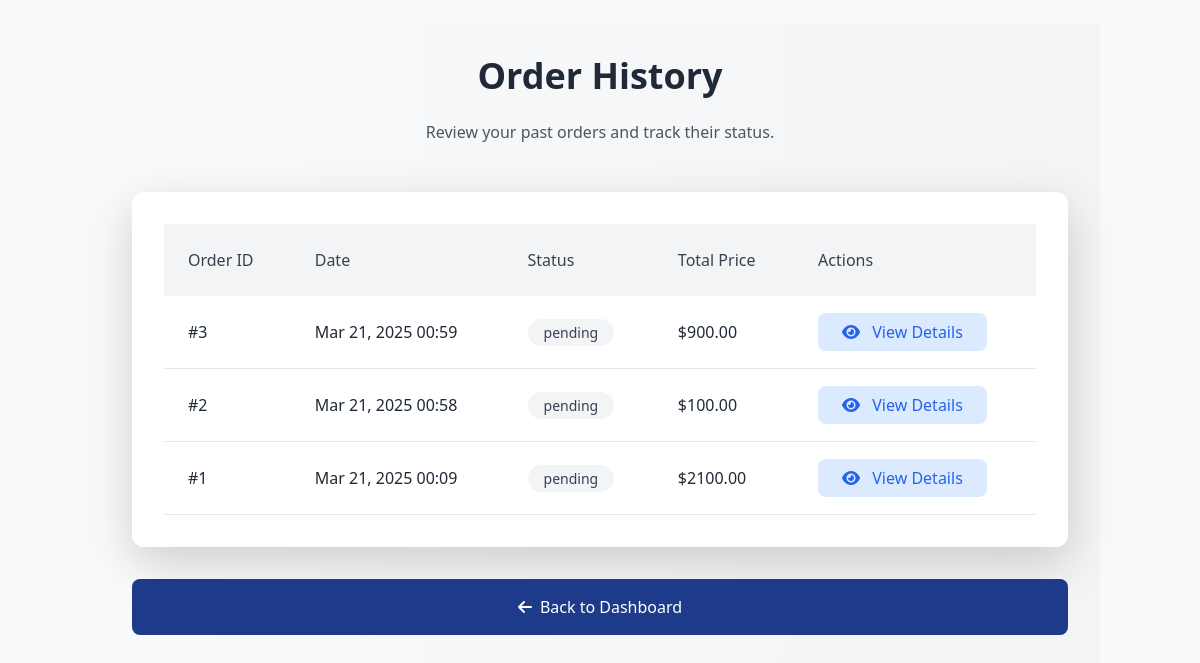
/orders/history/ (signed in), run on an earlier commit of the app's database.
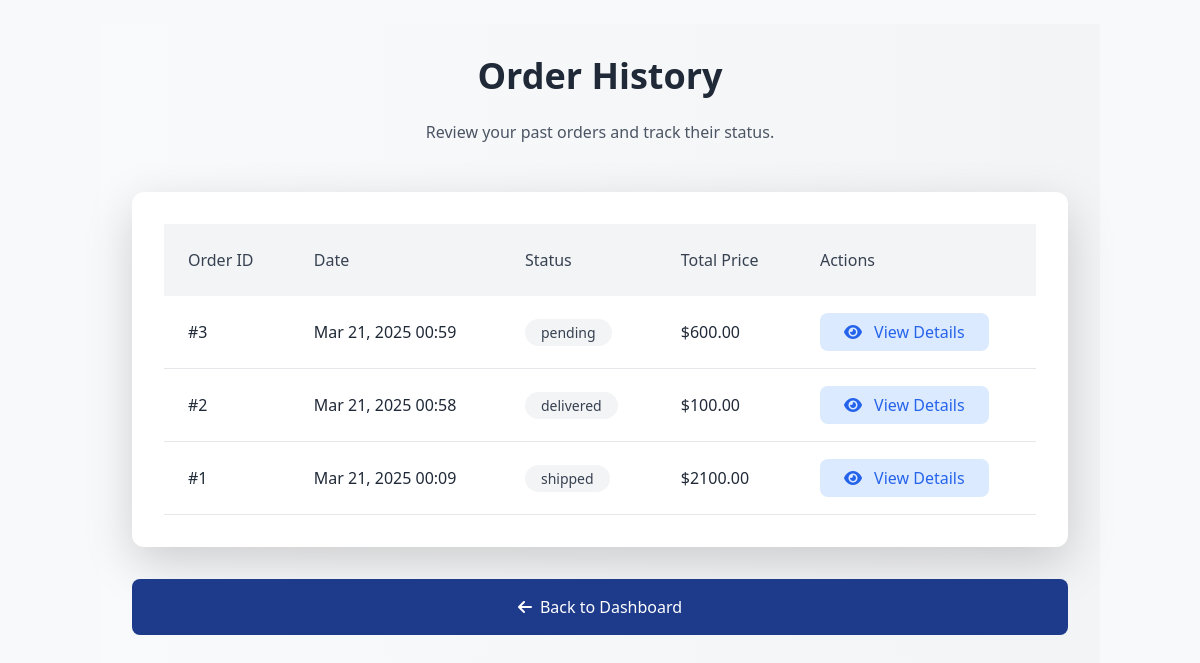
And on a later commit of the database.
### orders/models.py (models this page shows, shortened)
class Order(models.Model):
    customer = models.ForeignKey(Customer, on_delete=models.CASCADE, related_name='orders')
    outlet = models.ForeignKey(Shop, on_delete=models.CASCADE, related_name='orders')  # Link to the outlet (shop)
    created_at = models.DateTimeField(auto_now_add=True)
    status = models.CharField(max_length=50, choices=[
        ('pending', 'Pending'),
        ('processing', 'Processing'),
        ('shipped', 'Shipped'),
        ('delivered', 'Delivered'),
        ('cancelled', 'Cancelled'),
    ], default='pending')
    total_calories = models.PositiveIntegerField(default=0)  # Total calories in the order
    @property
    def total_price(self):
        return sum(item.product.price * item.quantity for item in self.items.all())

class OrderItem(models.Model):
    order = models.ForeignKey(Order, on_delete=models.CASCADE, related_name='items')
    product = models.ForeignKey('products.Product', on_delete=models.CASCADE)
    quantity = models.PositiveIntegerField(default=1)

### products/models.py (models this page shows, shortened)
class Product(models.Model):
    name = models.CharField(max_length=255)
    description = models.TextField()
    price = models.DecimalField(max_digits=10, decimal_places=2)
    image = models.ImageField(upload_to='product_images/', blank=True, null=True)
    calories_per_100g = models.PositiveIntegerField(help_text="Calories per 100g of the product")
    outlet = models.ForeignKey(Shop, on_delete=models.CASCADE, related_name='products')  # Link to the outlet (shop)
    stock = models.PositiveIntegerField(default=0)
    created_at = models.DateTimeField(auto_now_add=True)
    updated_at = models.DateTimeField(auto_now=True)
    category = models.ForeignKey(Category, on_delete=models.SET_NULL, null=True, blank=True)
    species = models.ManyToManyField(Species, blank=True)  # ✅ Allow multiple species

### orders/views.py (the view)
# urls.py: path('history/', views.order_history, name='order_history'),
@login_required
def order_history(request):
    orders = Order.objects.filter(customer=request.user.customer).order_by('-created_at')
    return render(request, 'orders/order_history.html', {'orders': orders})

### orders/templates/orders/order_history.html
{% extends 'base.html' %}
{% block content %}
<link href="https://cdn.jsdelivr.net/npm/tailwindcss@2.2.19/dist/tailwind.min.css" rel="stylesheet">
<link href="https://cdnjs.cloudflare.com/ajax/libs/font-awesome/6.0.0-beta3/css/all.min.css" rel="stylesheet">
<div class="min-h-screen bg-gradient-to-r from-gray-50 to-gray-100 p-8">
    <div class="max-w-7xl mx-auto">
        <div class="text-center mb-12">
            <h1 class="text-4xl font-bold text-gray-800 mb-4">Order History</h1>
            <p class="text-gray-600">Review your past orders and track their status.</p>
        </div>
        {% if orders.count == 0 %}
        <div class="bg-white p-8 rounded-xl shadow-lg text-center">
            <i class="fas fa-box-open text-6xl text-gray-300 mb-6"></i>
            <p class="text-gray-700 text-xl mb-6">You have no orders.</p>
            <a href="{% url 'customer_dashboard' %}" class="inline-block bg-blue-600 text-white px-8 py-3 rounded-lg hover:bg-blue-700 transition-all">
                <i class="fas fa-arrow-left mr-2"></i> Back to Dashboard
            </a>
        </div>
        {% else %}
        <div class="bg-white p-8 rounded-xl shadow-lg">
            <div class="overflow-x-auto">
                <table class="w-full text-left">
                    <thead class="bg-gray-100">
                        <tr>
                            <th class="px-6 py-4 text-gray-700 font-medium">Order ID</th>
                            <th class="px-6 py-4 text-gray-700 font-medium">Date</th>
                            <th class="px-6 py-4 text-gray-700 font-medium">Status</th>
                            <th class="px-6 py-4 text-gray-700 font-medium">Total Price</th>
                            <th class="px-6 py-4 text-gray-700 font-medium">Actions</th>
                        </tr>
                    </thead>
                    <tbody>
                        {% for order in orders %}
                        <tr class="border-b hover:bg-gray-50 transition-all">
                            <td class="px-6 py-4 text-gray-800">#{{ order.id }}</td>
                            <td class="px-6 py-4 text-gray-800">{{ order.created_at|date:"M d, Y H:i" }}</td>
                            <td class="px-6 py-4">
                                <span class="px-3 py-1 rounded-full text-sm font-medium
                                    {% if order.status == 'Delivered' %}bg-green-100 text-green-700
                                    {% elif order.status == 'Pending' %}bg-yellow-100 text-yellow-700
                                    {% elif order.status == 'Cancelled' %}bg-red-100 text-red-700
                                    {% else %}bg-gray-100 text-gray-700{% endif %}">
                                    {{ order.status }}
                                </span>
                            </td>
                            <td class="px-6 py-4 text-gray-800">${{ order.total_price }}</td>
                            <td class="px-6 py-4">
                                <a href="{% url 'order_status' order.id %}" class="bg-blue-100 text-blue-600 px-4 py-2 rounded-lg hover:bg-blue-200 transition-all">
                                    <i class="fas fa-eye mr-2"></i> View Details
                                </a>
                            </td>
                        </tr>
                        {% endfor %}
                    </tbody>
                </table>
            </div>
        </div>
        {% endif %}
        <div class="mt-8 text-center">
            <a href="{% url 'customer_dashboard' %}" class="bg-blue-900 text-white px-8 py-3 rounded-lg hover:bg-blue-700 transition-all flex items-center justify-center gap-2">
                <i class="fas fa-arrow-left"></i> Back to Dashboard
            </a>
        </div>
    </div>
</div>
{% endblock %}

What changed in the data, as far as the page shows it:
computed for Order "Mar 21, 2025 00:59": total_price "900.00" → "600.00"
changed Order id 2: status "pending" → "delivered"
changed Order id 1: status "pending" → "shipped"
